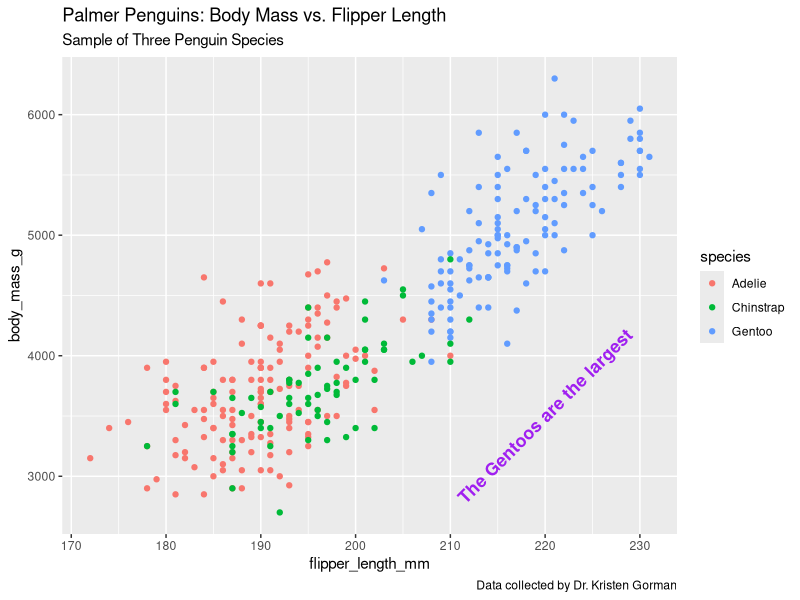
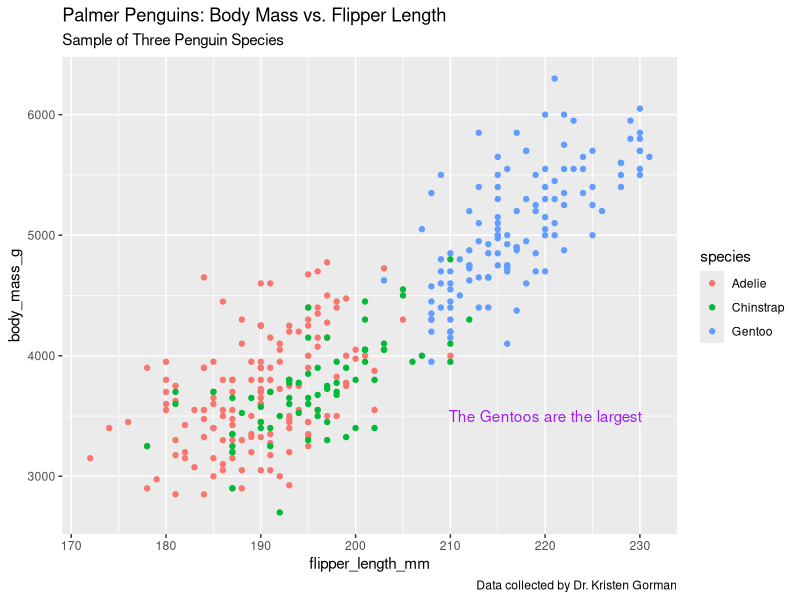

R code for these plots, in order:
library(tidyverse)
library(palmerpenguins)

# add annotate() to explain some detail of data in ggplot layer
ggplot(data = penguins)+
  geom_point(mapping = aes(x=flipper_length_mm,y=body_mass_g,color=species))+
  labs(title = "Palmer Penguins: Body Mass vs. Flipper Length",
       subtitle = "Sample of Three Penguin Species",
       caption = "Data collected by Dr. Kristen Gorman")+
  annotate("text",x=220,y=3500,label="The Gentoos are the largest", 
           color="purple",
           fontface="bold",
           size=4.5,
           angle=45)

# plot can be store in variable
p <- ggplot(data = penguins)+
  geom_point(mapping = aes(x=flipper_length_mm,y=body_mass_g,color=species))+
  labs(title = "Palmer Penguins: Body Mass vs. Flipper Length",
       subtitle = "Sample of Three Penguin Species",
       caption = "Data collected by Dr. Kristen Gorman")
p+annotate("text",x=220,y=3500,label="The Gentoos are the largest", color="purple")